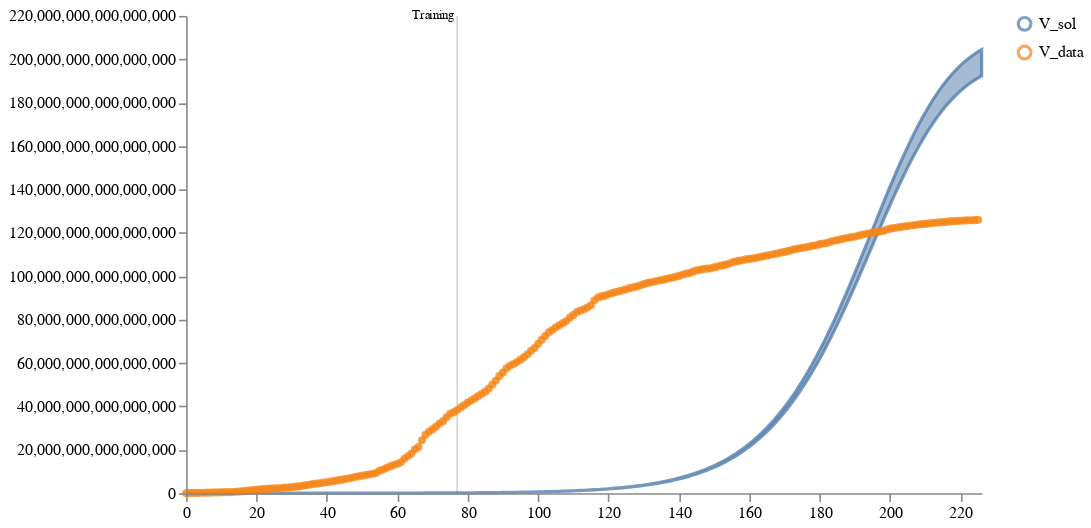

Notebook source saved alongside this figure:
### Code cell
schema = plots.trajectories(pd.DataFrame(calibrated_samples["data"]), 
                            keep=["V_sol"],
                            markers={"Training": 77},
                            points=data_whole.reset_index(drop=True).rename(columns={"V":"V_data"})
                           )
schema = plots.pad(schema, 5)
plots.ipy_display(schema,format='interactive')

### Figure 1 — Vega specification as saved in the notebook (floating-point values rounded to 4 significant figures; data arrays with more than 128 entries replaced by an {"elided": "..."} marker saying what was removed)
{"$schema": "https://vega.github.io/schema/vega/v5.json", "axes": [{"name": "x_axis", "orient": "bottom", "scale": "xscale", "zindex": 100}, {"name": "y_axis", "orient": "left", "scale": "yscale", "zindex": 100}], "data": [{"name": "distributions", "values": {"elided": "227 records"}}, {"name": "traces", "transform": [{"expr": "isValid(datum.value)", "type": "filter"}], "values": []}, {"name": "points", "values": {"elided": "226 records"}}, {"name": "markers", "values": [{"label": "Training", "timepoint": 77}]}, {"name": "selected", "on": [{"remove": true, "trigger": "clear"}, {"remove": true, "trigger": "!shift"}, {"insert": "clicked", "trigger": "!shift && clicked"}, {"toggle": "clicked", "trigger": "shift && clicked"}]}, {"name": "selectedData", "on": [{"remove": true, "trigger": "clearData"}, {"toggle": "clickedData", "trigger": "clickedData"}]}], "height": 300, "legends": [{"encode": {"labels": {"interactive": true, "name": "legendLabel", "update": {"opacity": [{"test": "!length(data('selectedData')) || indata('selectedData', 'value', datum.value)", "value": 1}, {"value": 0.25}]}}, "symbols": {"interactive": true, "name": "legendSymbol", "update": {"fill": {"value": "transparent"}, "opacity": [{"test": "!length(data('selected')) || indata('selected', 'value', datum.value) || indata('selectedData', 'value', datum.value)", "value": 0.7}, {"value": 0.15}], "size": {"value": 64}, "strokeWidth": {"value": 2}}}}, "name": "color_legend", "stroke": "color"}], "marks": [{"from": {"facet": {"data": "points", "groupby": "trajectory", "name": "points_split"}}, "marks": [{"encode": {"hover": {"fillOpacity": {"value": 0.9}}, "update": {"fill": {"field": "trajectory", "scale": "color"}, "fillOpacity": [{"test": "!length(data('selected')) || indata('selected', 'value', datum.trajectory)", "value": 0.5}, {"value": 0.15}], "size": {"value": 10}, "stroke": {"field": "trajectory", "scale": "color"}, "strokeOpacity": [{"test": "!length(data('selected')) || indata('selected', 'value', datum.trajectory)", "value": 0.75}, {"value": 0.15}], "strokeWidth": {"value": 2}, "tooltip": {"field": "value"}, "x": {"field": "timepoint", "scale": "xscale"}, "y": {"field": "value", "scale": "yscale"}}}, "from": {"data": "points_split"}, "name": "_points_symbol", "type": "symbol", "zindex": 3}, {"encode": {"hover": {"fillOpacity": {"value": 0.9}}, "update": {"interpolate": {"value": "linear"}, "stroke": {"field": "trajectory", "scale": "color"}, "strokeOpacity": [{"test": "!length(data('selected')) || indata('selected', 'value', datum.trajectory)", "value": 0.3}, {"value": 0.1}], "strokeWidth": {"value": 2}, "x": {"field": "timepoint", "scale": "xscale"}, "y": {"field": "value", "scale": "yscale"}}}, "from": {"data": "points_split"}, "name": "_points_line", "type": "line", "zindex": 3}], "name": "_points", "type": "group", "zindex": 3}, {"from": {"facet": {"data": "traces", "groupby": "trajectory", "name": "traces_split"}}, "marks": [{"encode": {"hover": {"fillOpacity": {"value": 0.9}}, "update": {"interpolate": {"value": "linear"}, "stroke": {"field": "trajectory", "scale": "color"}, "strokeOpacity": [{"test": "!length(data('selected')) || indata('selected', 'value', datum.trajectory)", "value": 0.75}, {"value": 0.15}], "strokeWidth": {"value": 2}, "x": {"field": "timepoint", "scale": "xscale"}, "y": {"field": "value", "scale": "yscale"}}}, "from": {"data": "traces_split"}, "name": "_traces_lines", "type": "line"}], "name": "_traces", "type": "group", "zindex": 2}, {"from": {"facet": {"data": "distributions", "groupby": "trajectory", "name": "trajectory_split"}}, "marks": [{"encode": {"hover": {"fillOpacity": {"value": 0.9}}, "update": {"fill": {"field": "trajectory", "scale": "color"}, "fillOpacity": [{"test": "!length(data('selected')) || indata('selected', 'value', datum.trajectory)", "value": 0.5}, {"value": 0.15}], "interpolate": {"value": "linear"}, "stroke": {"field": "trajectory", "scale": "color"}, "strokeOpacity": [{"test": "!length(data('selected')) || indata('selected', 'value', datum.trajectory)", "value": 0.75}, {"value": 0.15}], "strokeWidth": {"value": 2}, "x": {"field": "timepoint", "scale": "xscale"}, "y": {"field": "upper", "scale": "yscale"}, "y2": {"field": "lower", "scale": "yscale"}}}, "from": {"data": "trajectory_split"}, "interactive": true, "name": "area", "type": "area"}], "name": "_distributions", "type": "group", "zindex": 1}, {"marks": [{"encode": {"enter": {"stroke": {"value": "lightgray"}}, "update": {"opacity": {"value": 1}, "x": {"field": "timepoint", "scale": "xscale"}, "y": {"signal": "height"}, "y2": {"value": 0}}}, "from": {"data": "markers"}, "name": "_marker text", "type": "rule"}, {"encode": {"enter": {"fontSize": {"value": 8}, "text": {"field": "datum.label"}, "y": {"value": 0}}}, "from": {"data": "_marker text"}, "name": "_marker flags", "transform": [{"as": ["x", "_y", "opacity", "align", "baseline"], "lineAnchor": "start", "offset": [1], "size": {"signal": "[width, height]"}, "type": "label"}], "type": "text"}], "name": "_markers", "type": "group"}], "padding": 5, "scales": [{"domain": {"fields": [{"data": "distributions", "field": "timepoint"}, {"data": "traces", "field": "timepoint"}, {"data": "points", "field": "timepoint"}, {"data": "markers", "field": "timepoint"}]}, "name": "xscale", "range": "width", "type": "linear", "zero": false}, {"domain": {"fields": [{"data": "distributions", "field": "lower"}, {"data": "distributions", "field": "upper"}, {"data": "traces", "field": "value"}, {"data": "points", "field": "value"}]}, "name": "yscale", "nice": true, "range": "height", "type": "linear", "zero": true}, {"domain": {"fields": [{"data": "distributions", "field": "trajectory"}, {"data": "traces", "field": "trajectory"}, {"data": "points", "field": "trajectory"}]}, "name": "color", "range": "category", "type": "ordinal"}], "signals": [{"name": "clear", "on": [{"events": "mouseup[!event.item]", "force": true, "update": "true"}], "value": true}, {"name": "shift", "on": [{"events": "@legendSymbol:click, @legendLabel:click", "force": true, "update": "event.shiftKey"}], "value": false}, {"name": "clicked", "on": [{"events": "@legendSymbol:click, @legendLabel:click", "force": true, "update": "{value: datum.value}"}], "value": null}, {"name": "clearData", "on": [{"events": "mouseup[!event.item]", "force": true, "update": "true"}], "value": true}, {"name": "clickedData", "on": [{"events": "@area:click", "force": true, "update": "{value: datum.trajectory}"}], "value": null}], "width": 500}
